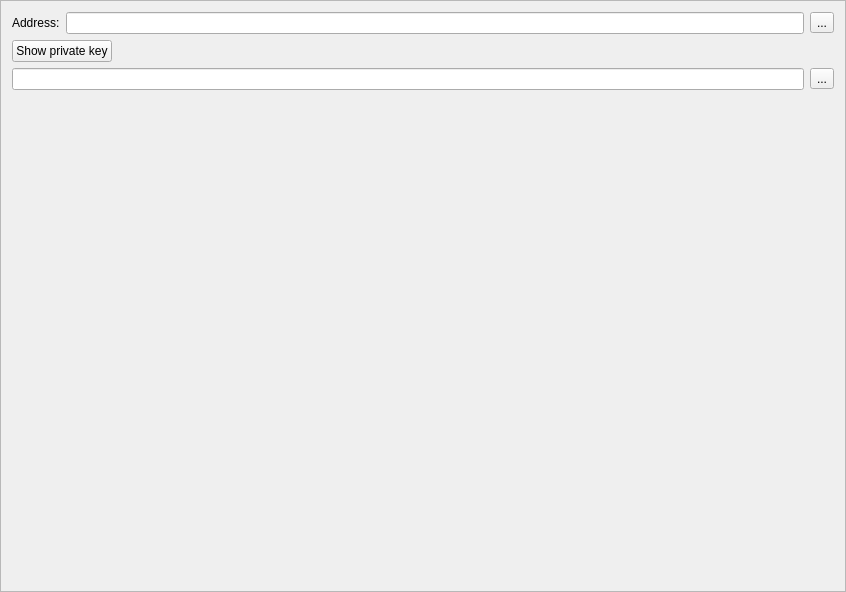
<?xml version="1.0" encoding="UTF-8"?>
<ui version="4.0">
 <class>ReceiveFrame</class>
 <widget class="QFrame" name="ReceiveFrame">
  <property name="geometry">
   <rect>
    <x>0</x>
    <y>0</y>
    <width>846</width>
    <height>592</height>
   </rect>
  </property>
  <property name="windowTitle">
   <string>Frame</string>
  </property>
  <property name="frameShape">
   <enum>QFrame::StyledPanel</enum>
  </property>
  <property name="frameShadow">
   <enum>QFrame::Raised</enum>
  </property>
  <layout class="QVBoxLayout" name="verticalLayout">
   <item>
    <layout class="QHBoxLayout" name="horizontalLayout">
     <item>
      <widget class="QLabel" name="label">
       <property name="text">
        <string>Address:</string>
       </property>
      </widget>
     </item>
     <item>
      <widget class="QLineEdit" name="m_addressEdit">
       <property name="readOnly">
        <bool>true</bool>
       </property>
      </widget>
     </item>
     <item>
      <widget class="QToolButton" name="m_copyButton">
       <property name="text">
        <string>...</string>
       </property>
       <property name="icon">
        <iconset resource="../../resources.qrc">
         <normaloff>:/icons/copy</normaloff>:/icons/copy</iconset>
       </property>
      </widget>
     </item>
    </layout>
   </item>
   <item>
    <layout class="QHBoxLayout" name="horizontalLayout_2">
     <item>
      <widget class="QPushButton" name="m_showKeyButton">
       <property name="text">
        <string>Show private key</string>
       </property>
       <property name="checkable">
        <bool>true</bool>
       </property>
      </widget>
     </item>
     <item>
      <spacer name="horizontalSpacer">
       <property name="orientation">
        <enum>Qt::Horizontal</enum>
       </property>
       <property name="sizeHint" stdset="0">
        <size>
         <width>40</width>
         <height>20</height>
        </size>
       </property>
      </spacer>
     </item>
    </layout>
   </item>
   <item>
    <widget class="QFrame" name="m_keyFrame">
     <property name="minimumSize">
      <size>
       <width>0</width>
       <height>40</height>
      </size>
     </property>
     <property name="frameShape">
      <enum>QFrame::NoFrame</enum>
     </property>
     <property name="frameShadow">
      <enum>QFrame::Raised</enum>
     </property>
     <layout class="QVBoxLayout" name="verticalLayout_2">
      <property name="leftMargin">
       <number>0</number>
      </property>
      <property name="topMargin">
       <number>0</number>
      </property>
      <property name="rightMargin">
       <number>0</number>
      </property>
      <property name="bottomMargin">
       <number>0</number>
      </property>
      <item>
       <layout class="QHBoxLayout" name="horizontalLayout_3">
        <property name="topMargin">
         <number>0</number>
        </property>
        <item>
         <widget class="QLineEdit" name="m_keyEdit"/>
        </item>
        <item>
         <widget class="QToolButton" name="m_copyKeyButton">
          <property name="text">
           <string>...</string>
          </property>
          <property name="icon">
           <iconset resource="../../resources.qrc">
            <normaloff>:/icons/copy</normaloff>:/icons/copy</iconset>
          </property>
         </widget>
        </item>
       </layout>
      </item>
      <item>
       <layout class="QHBoxLayout" name="horizontalLayout_4">
        <item>
         <widget class="WalletGui::QRLabel" name="m_qrLabel">
          <property name="text">
           <string/>
          </property>
         </widget>
        </item>
        <item>
         <spacer name="horizontalSpacer_2">
          <property name="orientation">
           <enum>Qt::Horizontal</enum>
          </property>
          <property name="sizeHint" stdset="0">
           <size>
            <width>40</width>
            <height>20</height>
           </size>
          </property>
         </spacer>
        </item>
       </layout>
      </item>
     </layout>
    </widget>
   </item>
   <item>
    <spacer name="verticalSpacer">
     <property name="orientation">
      <enum>Qt::Vertical</enum>
     </property>
     <property name="sizeHint" stdset="0">
      <size>
       <width>20</width>
       <height>40</height>
      </size>
     </property>
    </spacer>
   </item>
  </layout>
 </widget>
 <customwidgets>
  <customwidget>
   <class>WalletGui::QRLabel</class>
   <extends>QLabel</extends>
   <header>gui/QRLabel.h</header>
  </customwidget>
 </customwidgets>
 <resources>
  <include location="../../resources.qrc"/>
 </resources>
 <connections>
  <connection>
   <sender>m_copyButton</sender>
   <signal>clicked()</signal>
   <receiver>ReceiveFrame</receiver>
   <slot>copyAddress()</slot>
   <hints>
    <hint type="sourcelabel">
     <x>834</x>
     <y>61</y>
    </hint>
    <hint type="destinationlabel">
     <x>422</x>
     <y>295</y>
    </hint>
   </hints>
  </connection>
  <connection>
   <sender>m_showKeyButton</sender>
   <signal>clicked()</signal>
   <receiver>ReceiveFrame</receiver>
   <slot>showKeyClicked()</slot>
   <hints>
    <hint type="sourcelabel">
     <x>97</x>
     <y>91</y>
    </hint>
    <hint type="destinationlabel">
     <x>422</x>
     <y>295</y>
    </hint>
   </hints>
  </connection>
  <connection>
   <sender>m_copyKeyButton</sender>
   <signal>clicked()</signal>
   <receiver>ReceiveFrame</receiver>
   <slot>copyKey()</slot>
   <hints>
    <hint type="sourcelabel">
     <x>834</x>
     <y>122</y>
    </hint>
    <hint type="destinationlabel">
     <x>422</x>
     <y>295</y>
    </hint>
   </hints>
  </connection>
 </connections>
 <slots>
  <slot>copyAddress()</slot>
  <slot>showKeyClicked()</slot>
  <slot>copyKey()</slot>
 </slots>
</ui>
